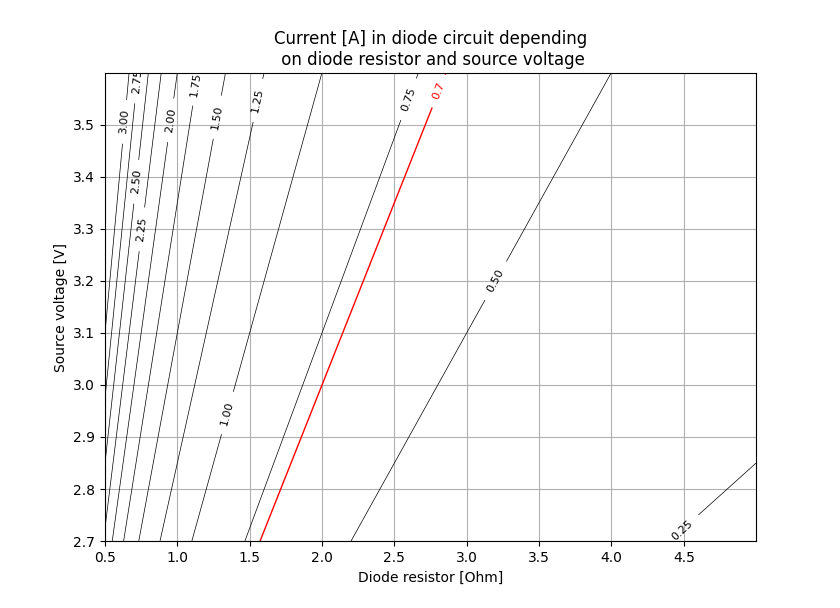

Python code for this plot:
# plot for diode resistor

import matplotlib.pyplot as plt
import numpy as np

# array for resistor values
x = np.arange(0.5, 5, 0.001)

# array for source voltage values
y = np.arange(2.7, 3.6, 0.001)

# generate grid
x, y = np.meshgrid(x, y)

# values for current
z = (y - 1.6) / x

# create contour lines with labels
plt.clabel(plt.contour(x, y, z, np.arange(0, 3.1, 0.25), colors='black', linewidths=0.5), inline=True, fontsize=8)

plt.clabel(plt.contour(x, y, z, [0.7], colors='red', linewidths=1), inline=True, fontsize=8)

# add grid to plot
plt.grid()

# plot labels
plt.xlabel('Diode resistor [Ohm]')
plt.ylabel('Source voltage [V]')
plt.title('Current [A] in diode circuit depending\n on diode resistor and source voltage')

# show plot
plt.show()
